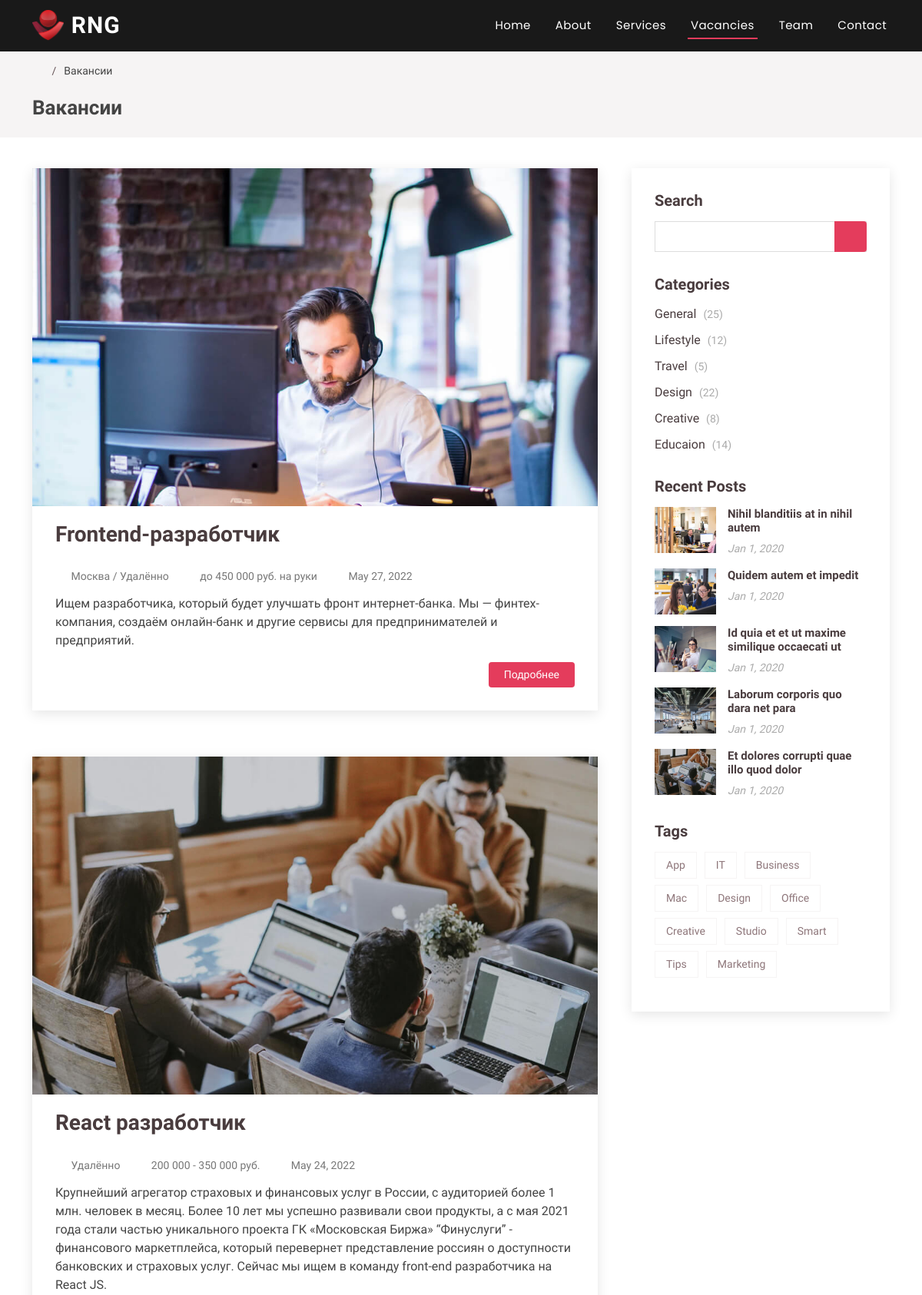
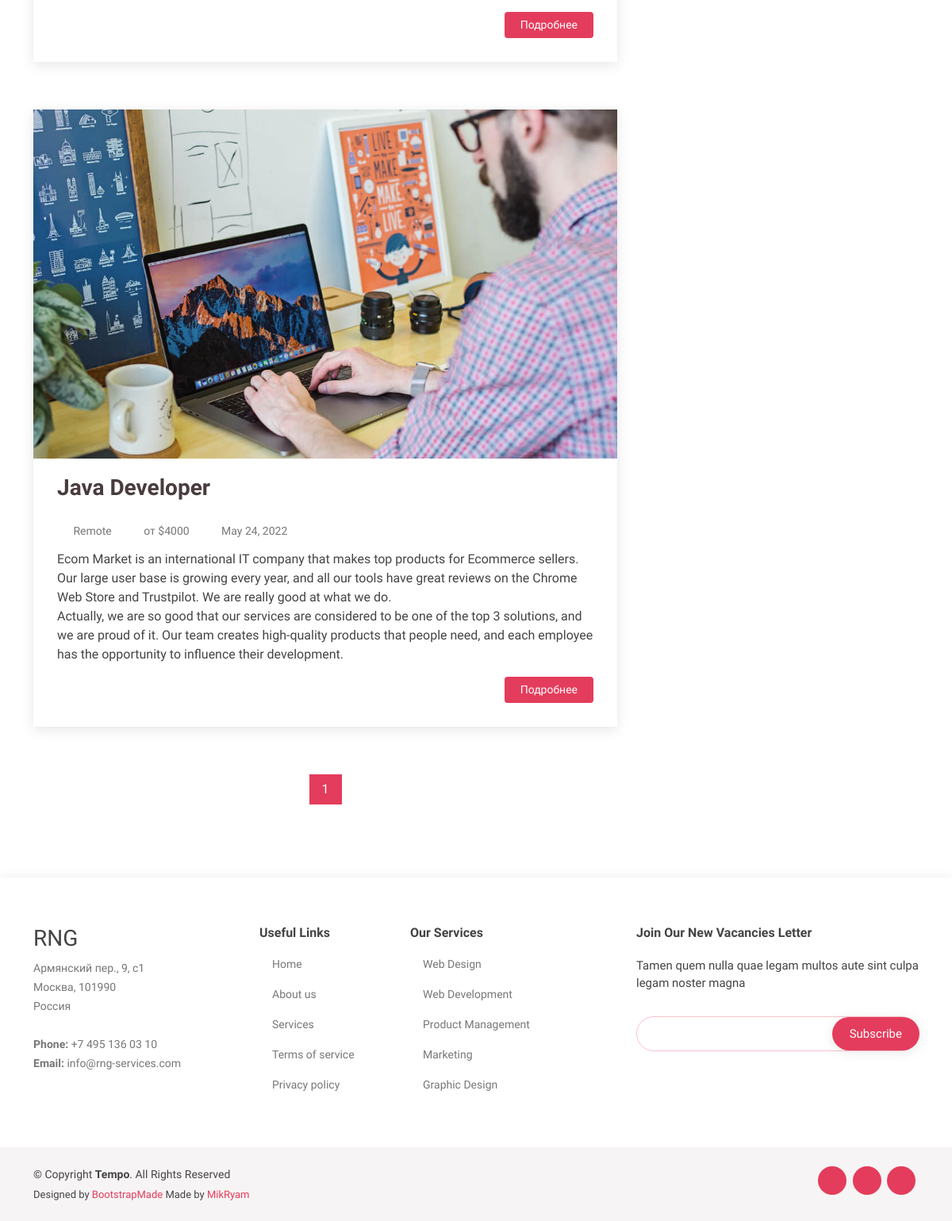
Page /vacancies/ on the committed database (2 pictures, top to bottom).
### vacancies/models.py (models this page shows, shortened)
class Vacancy(models.Model):
    class Meta:
        verbose_name = "Vacancy"
        verbose_name_plural = "Vacancies"
    class Image(models.IntegerChoices):
        BLOG1 = 1
        BLOG2 = 2
        BLOG3 = 3
        BLOG4 = 4
        BLOG5 = 5
        BLOG6 = 6
        BLOG7 = 7
        BLOG8 = 8
        BLOG9 = 9
    title = models.CharField(max_length=160, verbose_name="Название")
    slug = models.SlugField(unique=True, blank=True)
    image = models.IntegerField(choices=Image.choices, default=1, verbose_name="Выбор картинки для вакансии")
    location = models.CharField(max_length=30, blank=True, verbose_name="город - офис / удалённо")
    salary = models.CharField(max_length=30, blank=True)
    format = models.CharField(max_length=30, blank=True, verbose_name="Занятость / в штат")
    entryСontent = RichTextField(blank=True, verbose_name="Краткое описание вакансии, проекта или клиента. / Превью.")
    body = RichTextField(blank=True, verbose_name="Полное описание вакансии: обязанности, требования, условия.")
    tags = models.TextField(blank=True)
    date_created = models.DateTimeField(auto_now_add=True)
    date_published = models.DateTimeField(auto_now=True)
    is_published = models.BooleanField(default=False, verbose_name="Опубликовано")
    author = models.ForeignKey(User, on_delete=models.CASCADE, default=User)
    contacts = models.BooleanField(default=True, verbose_name="Указать контакты рекрутера")
    is_on_top = models.BooleanField(default=False, verbose_name="На главной странице")
    def get_image(self):
        return f'website/assets/img/blog/blog-{self.image}.jpg'

### vacancies/views.py (the view)
# urls.py: path('', VacanciesListView.as_view(), name = 'vacancies_list'),
class VacanciesListView(ListView):
    model = Vacancy
    paginate_by = 6
    template_name = "vacancies/vacancies_list.html"
    context_object_name = 'published_vacancies_list'
    def get_queryset(self):
        return Vacancy.objects.filter(is_published=True).order_by('-date_published')
    def get_context_data(self, **kwargs):  # забираем отфильтрованные объекты переопределяя метод get_context_data у наследуемого класса
        context = super().get_context_data(**kwargs)
        published_vacancies_list = Vacancy.objects.filter(is_published=True).order_by('-date_published')
        context['published_vacancies_list'] = published_vacancies_list
        context['filter'] = VacancyFilter(self.request.GET, queryset=self.get_queryset())  # вписываем наш фильтр в контекст
        return context

### vacancies/templates/vacancies/vacancies_list.html (shortened to what this page needs)
{% extends 'vacancies/vacancies_base.html' %}
{% load  static %}
{% block breadcrumbs%}
    <ol>
        <li><h5><a href="{% url 'website:home' %}#hero"><i class="bi bi-house-door"></i></a></h5></li>
        <li>Вакансии</li>
    </ol>
    <h2>Вакансии</h2>
{% endblock %}
{% block content%}
{% if page_obj %}
        {% for vacancy in page_obj %}
        <article class="entry">
            <div class="entry-img">
              <img src="{% static vacancy.get_image %}" alt="" class="img-fluid">
            </div>
            <h2 class="entry-title">
              <a href="{% url 'vacancies:add_application' vacancy.pk vacancy.slug %}">{{ vacancy.title }}</a>
            </h2>
            <div class="entry-meta">
              <ul>
                <li class="d-flex align-items-center"><i class="bi bi-geo-alt"></i><a href="{% url 'vacancies:add_application' vacancy.pk vacancy.slug %}">{{ vacancy.location }}</a></li>
                <li class="d-flex align-items-center"><i class="bi bi-coin"></i><a href="{% url 'vacancies:add_application' vacancy.pk vacancy.slug %}">{{ vacancy.salary }}</a></li>
                <li class="d-flex align-items-center"><i class="bi bi-clock"></i><a href="{% url 'vacancies:add_application' vacancy.pk vacancy.slug %}"><time datetime="2020-01-01">{{ vacancy.date_published|date:"M d, Y" }}</time></a></li>
              </ul>
            </div>
            <div class="entry-content">
              <p>
                {{ vacancy.entryСontent|safe }}
              </p>
              <div class="read-more">
                <a href="{% url 'vacancies:add_application' vacancy.pk vacancy.slug %}">Подробнее</a>
              </div>
            </div>
        </article>
        {% endfor %}
{% else %}
  <article class="entry">
    <h4>Пока нет записей, зайдите позже.</h4>
  </article>
{% endif %}
{% endblock %}
{% block pagination %}
    <div class="blog-pagination">
      <ul class="justify-content-center">
        {% for num in page_obj.paginator.page_range %}
          {% if page_obj.number == num %}
              <li class="active"><a href="#">{{ num }}</a></li>
          {% elif num > page_obj.number|add:'-3' and num < page_obj.number|add:'3' %}
              <li><a href="?page={{ num }}">{{ num }}</a></li>
          {% endif %}
        {% endfor %}
      </ul>
    </div>
{% endblock %}
{% block sidebar %}
  {% include 'vacancies/vacancies_list_sidebar.html' %}
{% endblock %}

### website/static/website/assets/css/style.css (style rules this page uses)
body { font-family: "Open Sans", sans-serif; color: #444444; }
a { color: #e43c5c; text-decoration: none; }
h1, h2, h3, h4, h5, h6 { font-family: "Nunito", sans-serif; }
.breadcrumbs h2 { font-size: 26px; font-weight: 600; }
.breadcrumbs ol { display: flex; flex-wrap: wrap; list-style: none; padding: 0 0 10px 0; margin: 0; font-size: 14px; }
.breadcrumbs ol li + li { padding-left: 10px; }
.breadcrumbs ol li + li::before { display: inline-block; padding-right: 10px; color: #655356; content: "/"; }
.blog .entry { padding: 30px; margin-bottom: 60px; box-shadow: 0 4px 16px rgba(0, 0, 0, 0.1); }
.blog .entry .entry-img { max-height: 440px; margin: -30px -30px 20px -30px; overflow: hidden; }
.blog .entry .entry-title { font-size: 28px; font-weight: bold; padding: 0; margin: 0 0 20px 0; }
.blog .entry .entry-title a { color: #493c3e; transition: 0.3s; }
.blog .entry .entry-meta { margin-bottom: 15px; color: #b1a0a3; }
.blog .entry .entry-meta ul { display: flex; flex-wrap: wrap; list-style: none; align-items: center; padding: 0; margin: 0; }
.blog .entry .entry-meta ul li { padding-top: 10px; }
.blog .entry .entry-meta ul li + li { padding-left: 20px; }
.blog .entry .entry-meta i { font-size: 16px; margin-right: 8px; line-height: 0; }
.blog .entry .entry-meta a { color: #777777; font-size: 14px; display: inline-block; line-height: 1; }
.blog .entry .entry-content p { line-height: 24px; }
.blog .entry .entry-content .read-more { -moz-text-align-last: right; text-align-last: right; }
.blog .entry .entry-content .read-more a { display: inline-block; background: #e43c5c; color: #fff; padding: 6px 20px; transition: 0.3s; font-size: 14px; border-radius: 4px; }
.blog .blog-pagination { color: #816a6e; }
.blog .blog-pagination ul { display: flex; padding: 0; margin: 0; list-style: none; }
.blog .blog-pagination li { margin: 0 5px; transition: 0.3s; }
.blog .blog-pagination li a { color: #493c3e; padding: 7px 16px; display: flex; align-items: center; justify-content: center; }
.blog .blog-pagination li.active, .blog .blog-pagination li:hover { background: #e43c5c; }
.blog .blog-pagination li.active a, .blog .blog-pagination li:hover a { color: #fff; }

### rows in the picture
Vacancy: title "Frontend-разработчик", location "Москва / Удалённо", salary "до 450 000 руб. на руки", date_published "May 27, 2022", entryСontent "Ищем разработчика, который будет улучшать фронт интернет-банка. Мы — финтех-компания, создаём онлайн-банк и другие сервисы для предпринимателей и предприятий."
Vacancy: title "React разработчик", location "Удалённо", salary "200 000 - 350 000 руб.", date_published "May 24, 2022", entryСontent "Крупнейший агрегатор страховых и финансовых услуг в России, с аудиторией более 1 млн. человек в месяц. Более 10 лет мы успешно развивали свои продукты, а с мая 2021 года стали частью уникального проекта ГК «Московская Биржа» “Финуслуги” - финансового маркетплейса, который перевернет представление россиян о доступности банковских и страховых услуг. Сейчас мы ищем в команду front-end разработчика на React JS."
Vacancy: title "Java Developer", location "Remote", salary "от $4000", date_published "May 24, 2022", entryСontent "Ecom Market is an international IT company that makes top products for Ecommerce sellers. Our large user base is growing every year, and all our tools have great reviews on the Chrome Web Store and Trustpilot. We are really good at what we do. Actually, we are so good that our services are considered to be one of the top 3 solutions, and we are proud of it. Our team creates high-quality products that people need, and each employee has the opportunity to influence their development."

### other values in the picture
{{ num }} "1"
